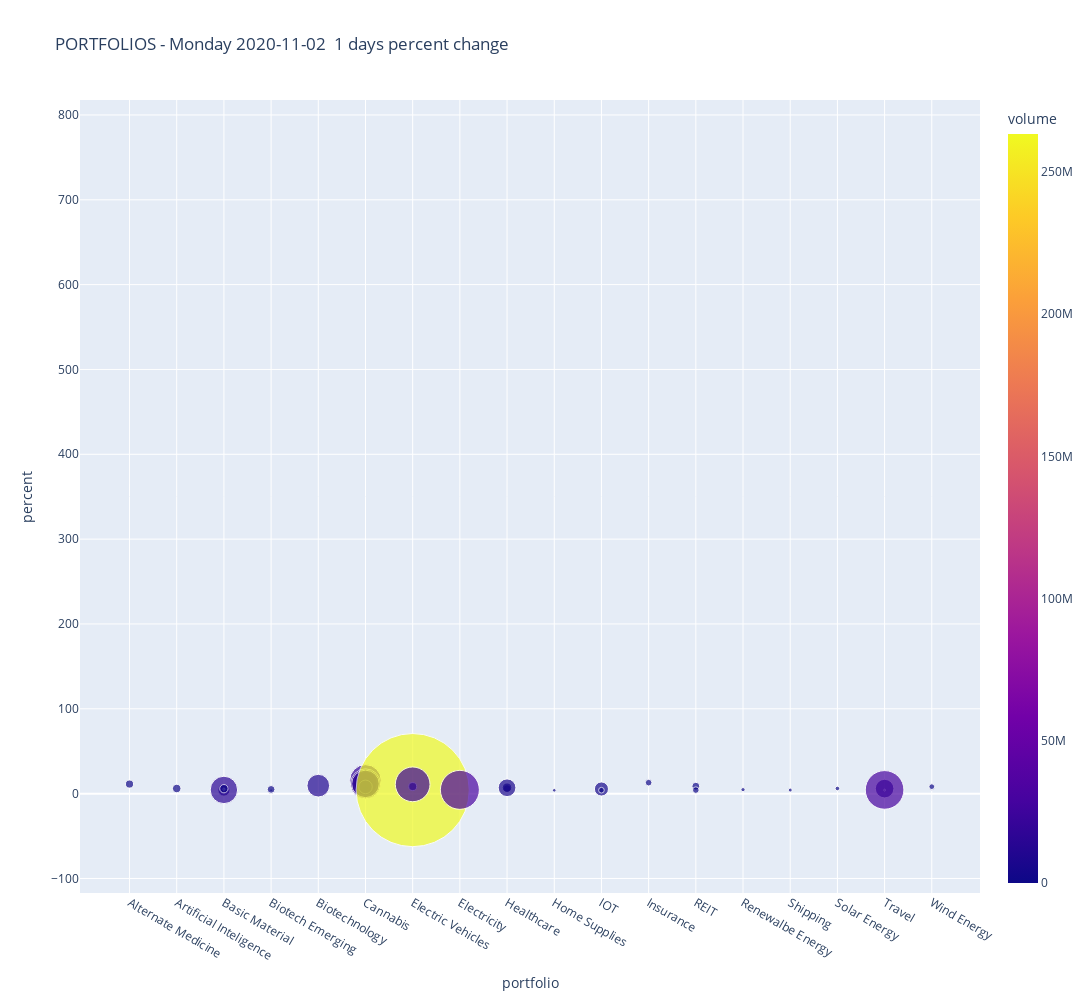

Notebook code cell kept with this figure:
### Code cell
pl.plotPercentVolPortfolio(df_stock,ndays,endDt)

### Figure 1 — Plotly figure (JSON) as saved in the notebook; plotly's stock layout.template omitted (floating-point values rounded to 4 significant figures)
{"data": [{"hoverlabel": {"namelength": 0}, "hovertemplate": "<b>%{hovertext}</b><br><br>portfolio=%{x}<br>percent=%{y}<br>volume=%{marker.color}", "hovertext": ["RVVTF", "CNDT", "EGO", "FCX", "LUNMF", "WPM", "BIO", "ALGN", "ABBV", "TCNNF", "GTBIF", "CRON", "ACB", "CURLF", "APHA", "TLRY", "GRWG", "CGC", "NIO", "BYDDF", "LI", "PLUG", "THC", "CI", "CNC", "UFPI", "HON", "ROK", "LMND", "SLG", "JLL", "BEP", "CPLP", "DQ", "RCL", "TZOO", "CCL", "DNNGY", "TPIC", "PSHG"], "legendgroup": "", "marker": {"color": [1345249, 1485224, 3047636, 15445585, 100453, 1452798, 146475, 1229084, 10556933, 598253, 880369, 8173524, 20400136, 1586480, 11641661, 18497689, 3818093, 15597974, 263280141, 1320071, 24805482, 31272066, 1197864, 1886315, 6439112, 272440, 4077042, 663610, 904610, 1280576, 898380, 365790, 321283, 427619, 7136469, 71910, 30712879, 23147, 678089, 283949], "coloraxis": "coloraxis", "size": [1345249, 1485224, 3047636, 15445585, 100453, 1452798, 146475, 1229084, 10556933, 598253, 880369, 8173524, 20400136, 1586480, 11641661, 18497689, 3818093, 15597974, 263280141, 1320071, 24805482, 31272066, 1197864, 1886315, 6439112, 272440, 4077042, 663610, 904610, 1280576, 898380, 365790, 321283, 427619, 7136469, 71910, 30712879, 23147, 678089, 283949], "sizemode": "area", "sizeref": 41140.0, "symbol": "circle"}, "mode": "markers", "name": "", "showlegend": false, "type": "scatter", "x": ["Alternate Medicine", "Artificial Inteligence", "Basic Material", "Basic Material", "Basic Material", "Basic Material", "Biotech Emerging", "Biotech Emerging", "Biotechnology", "Cannabis", "Cannabis", "Cannabis", "Cannabis", "Cannabis", "Cannabis", "Cannabis", "Cannabis", "Cannabis", "Electric Vehicles", "Electric Vehicles", "Electric Vehicles", "Electricity", "Healthcare", "Healthcare", "Healthcare", "Home Supplies", "IOT", "IOT", "Insurance", "REIT", "REIT", "Renewalbe Energy", "Shipping", "Solar Energy", "Travel", "Travel", "Travel", "Wind Energy", "Wind Energy", null], "xaxis": "x", "y": [11.26, 6.05, 4.19, 4.35, 5.27, 5.82, 4.05, 5.01, 9.4, 5.56, 6.57, 7.9, 15.65, 8.22, 12.03, 11.56, 7.92, 11.45, 4.16, 8.35, 10.96, 4.46, 6.07, 7, 6.94, 3.92, 5.47, 4.05, 12.92, 8.76, 4.17, 4.68, 4.19, 6.09, 5.93, 4.15, 4.39, 3.94, 8.22, 767.4], "yaxis": "y"}], "layout": {"coloraxis": {"colorbar": {"title": {"text": "volume"}}, "colorscale": [[0, "#0d0887"], [0.1111, "#46039f"], [0.2222, "#7201a8"], [0.3333, "#9c179e"], [0.4444, "#bd3786"], [0.5556, "#d8576b"], [0.6667, "#ed7953"], [0.7778, "#fb9f3a"], [0.8889, "#fdca26"], [1, "#f0f921"]]}, "height": 1000, "legend": {"itemsizing": "constant", "tracegroupgap": 0}, "title": {"text": "PORTFOLIOS - Monday 2020-11-02  1 days percent change"}, "width": 1600, "xaxis": {"anchor": "y", "domain": [0, 1], "title": {"text": "portfolio"}}, "yaxis": {"anchor": "x", "domain": [0, 1], "title": {"text": "percent"}}}}
